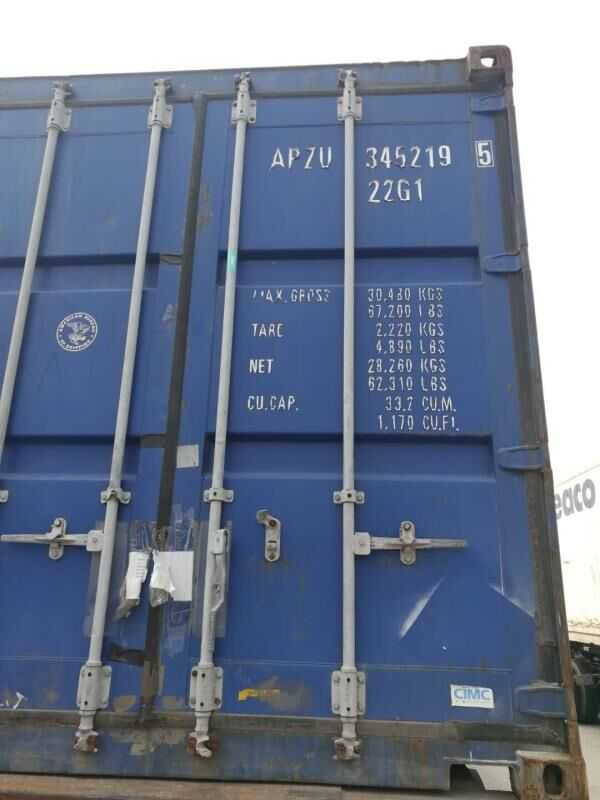
#> input picture img/0001.jpg, 600 x 800 px; its folder holds only this picture in this run
$ python -i __init__.py   (imports and definitions only)
#> lines starting #> are read from the running program, lines starting #| are printed output that depends on the picture
#> further down, picture is the input picture: shape (800, 600, 3); mean B, G, R 143.8, 122, 109.8
import numpy as np
import cv2
from postprocessing import get_text_line

angle_threshold_line_detection = 20

def dist(point1, point2):
    return np.sqrt((point1[0]-point2[0])*(point1[0]-point2[0])+(point1[1]-point2[1])*(point1[1]-point2[1]))


# [9 lines left out: function compute_intersection, not called in this run]


def hist_equalization(img):
    # histogram equalization
    img_yuv = cv2.cvtColor(img, cv2.COLOR_BGR2YUV)
#> img_yuv: shape (800, 600, 3); mean of channels 0, 1, 2 120.8, 139.4, 118.4
    img_yuv[:,:,0] = cv2.equalizeHist(img_yuv[:,:,0])
#> img_yuv: shape (800, 600, 3); mean of channels 0, 1, 2 131.1, 139.4, 118.4
    img = cv2.cvtColor(img_yuv, cv2.COLOR_YUV2BGR)
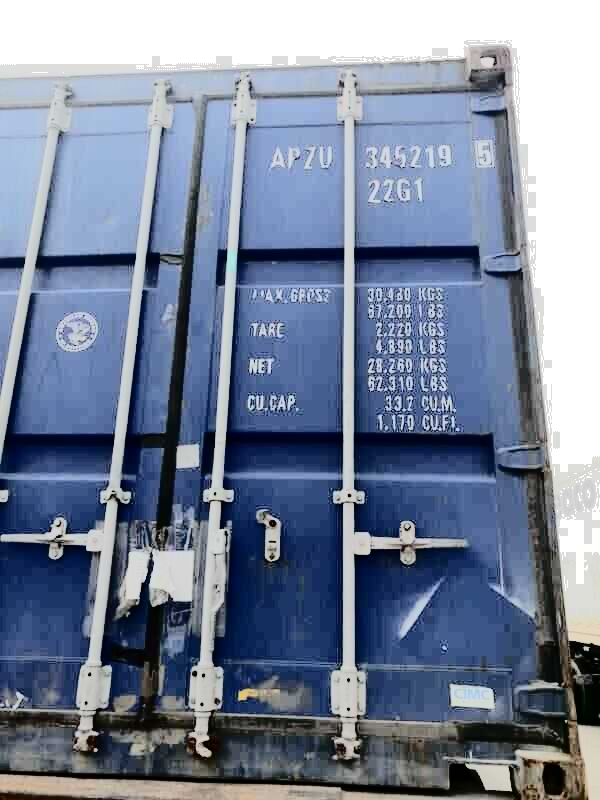
#> img: shape (800, 600, 3); mean B, G, R 154.4, 132.2, 120.3
    img = cv2.fastNlMeansDenoisingColored(img, None, 7, 7, 7, 21)
    return img


# [147 lines left out: functions auto_canny, get_horizontal_vertical_lines, draw_line, check_line_selected, compute_perspective_matrix, get_perspective_transformed_im and 1 more, not called in this run]

>>> import cv2
>>> picture = cv2.imread('../img/0001.jpg')
>>> result = hist_equalization(picture)

$ run again, on img/0002.jpg
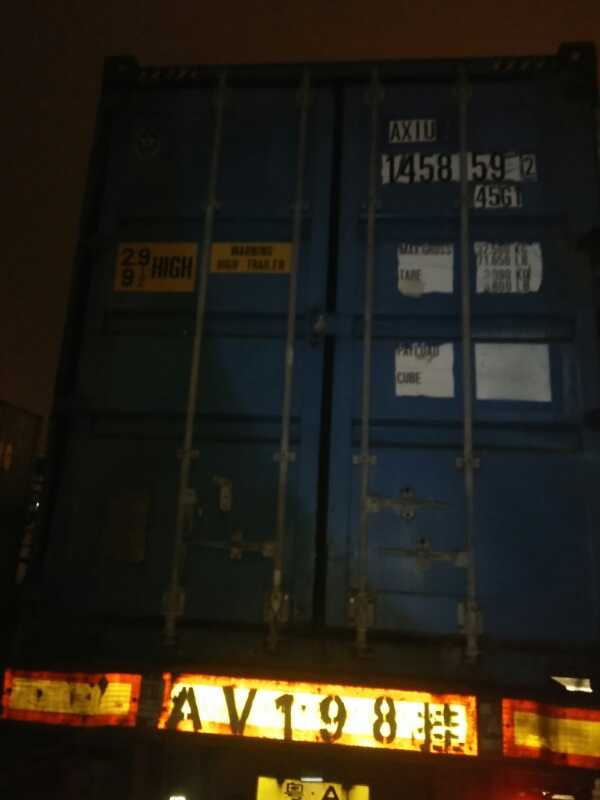
#> input picture img/0002.jpg, 600 x 800 px
#> picture is the input picture: shape (800, 600, 3); mean B, G, R 24.7, 33.8, 38.5
#> in hist_equalization, `img = cv2.cvtColor(img_yuv, cv2.COLOR_YUV2BGR)`:
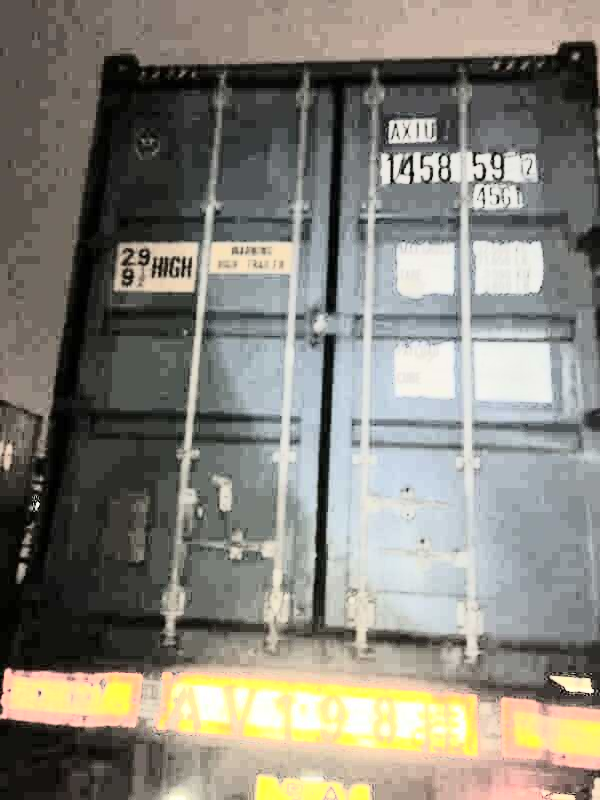
#> img: shape (800, 600, 3); mean B, G, R 122.7, 131.7, 134.4

$ run again, on img/0003.jpg
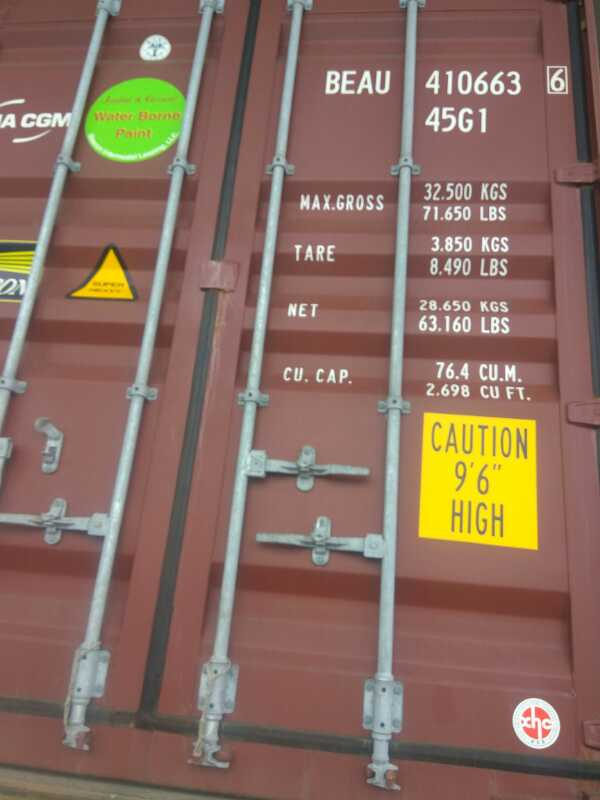
#> input picture img/0003.jpg, 600 x 800 px
#> picture is the input picture: shape (800, 600, 3); mean B, G, R 94.7, 108.6, 137.2
#> in hist_equalization, `img = cv2.cvtColor(img_yuv, cv2.COLOR_YUV2BGR)`:
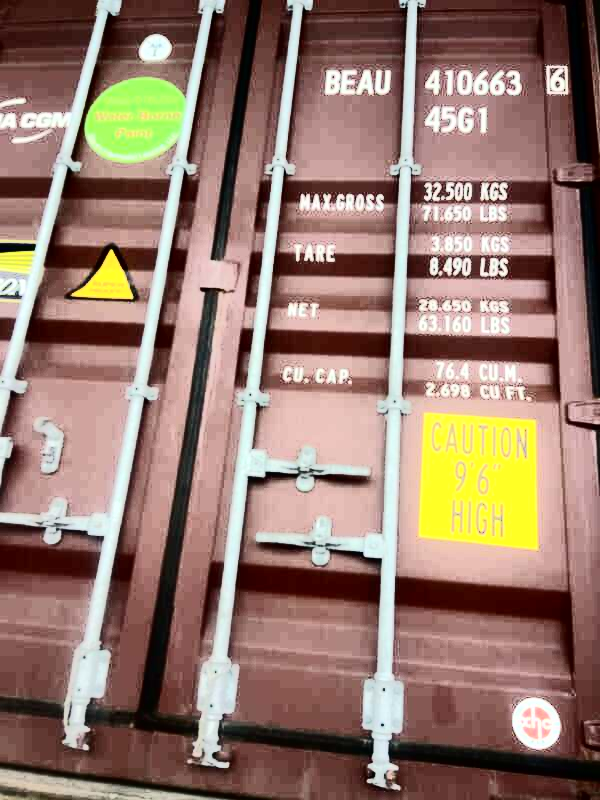
#> img: shape (800, 600, 3); mean B, G, R 109.4, 122, 150.2

$ run again, on img/0006.jpg
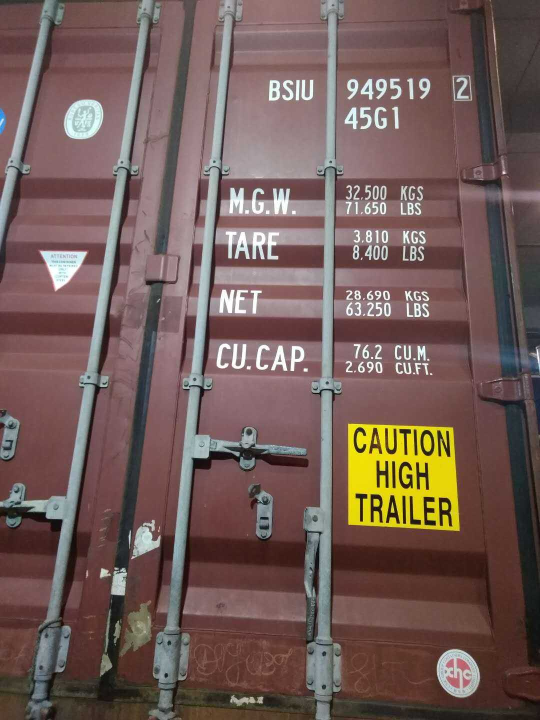
#> input picture img/0006.jpg, 1080 x 1440 px (shown at 1/2 size)
#> picture is the input picture: shape (1440, 1080, 3); mean B, G, R 87.6, 92.5, 115
#> in hist_equalization, `img = cv2.cvtColor(img_yuv, cv2.COLOR_YUV2BGR)`:
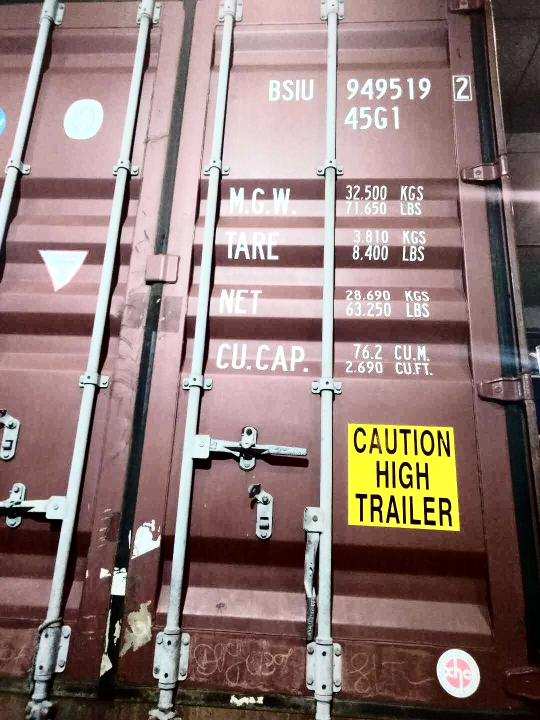
#> img: shape (1440, 1080, 3) (shown at 1/2 size); mean B, G, R 118.1, 122.2, 144.4
